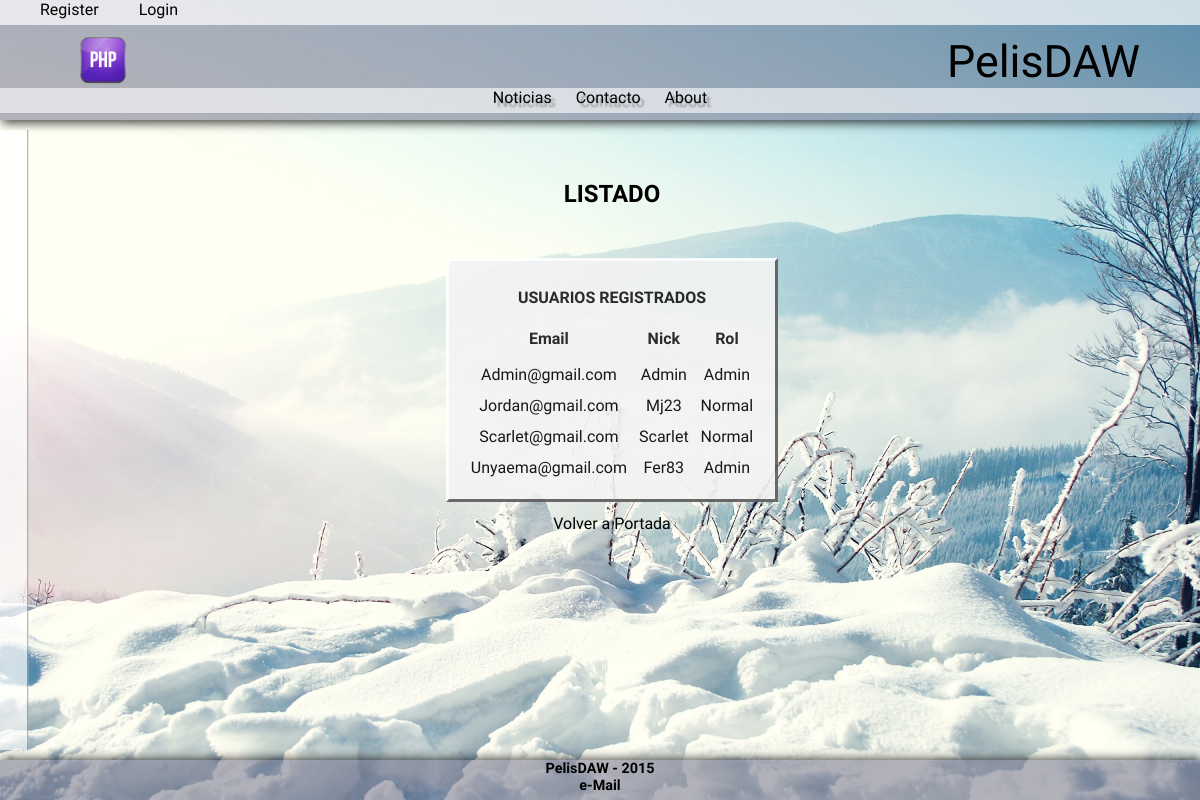
Screenshot of /listado.php with the database file from the repository.
### tables this page shows
CREATE TABLE `usuario` (
  `id_usuario` int(5) NOT NULL AUTO_INCREMENT,
  `nick` varchar(50) NOT NULL,
  `email` varchar(100) NOT NULL,
  `pass` varchar(100) NOT NULL,
  `rol` varchar(10) NOT NULL DEFAULT 'normal',
  PRIMARY KEY (`id_usuario`)
);

### listado.php (the view, shortened to what this page needs)
<?php
include "includes/cabecera.php";
?>
<h2>LISTADO</h2>
<table>
	<tr><th colspan="5">USUARIOS REGISTRADOS</th></tr>
	<tr>
		<th>Email</th>
		<th>Nick</th>
        <th>Rol</th>
	</tr>
<?php
$conex = conexion();
$consulta = "SELECT * FROM usuario";
$res = mysqli_query($conex, $consulta);
while($fila = mysqli_fetch_array($res)){
 ?>
        <tr>
            <td><?=ucwords(strtolower($fila["email"]))?></td>
            <td><?=ucwords(strtolower($fila["nick"]))?></td>
            <td><?=ucwords(strtolower($fila["rol"]))?></td>
        </tr>
        <?php
    }
?>
</table>
<p style="text-align:center;"><a href="index.php">Volver a Portada</a></p>
<?php
include "includes/pie.php";

### includes/style/estilo.css (style rules this page uses)
html { height: 100%; background: url("../img/fondo.jpg") no-repeat center center fixed; background-size: cover; }
body { font-family: 'Exo', sans-serif; text-align: justify; margin: 0; padding: 0; }
h2 { font-weight: 700; text-align: center; padding: 30px 30px; }
p { margin: inherit; padding: 12px 0 0 0; }
table { vertical-align: center; position: center; border: 3px solid; border-color: #FFFFFF #5C5B5B #5C5B5B #FFFFFF; background-color: #f3f3f3; text-align: left; padding: 15px; margin: auto; opacity: 0.9; }
th { opacity: 0.9; text-align: center; text-transform: capitalize; padding-bottom: 15px; padding: 10px; }
td { text-align: center; padding: 5px; }
a { display: block; text-decoration: none; font-size: 100%; margin: 0; padding: 0; }
a:link { color: black; }

### rows the page displays
usuario: email "Admin@gmail.com", nick "Admin", rol "Admin"
usuario: email "Jordan@gmail.com", nick "Mj23", rol "Normal"
usuario: email "Scarlet@gmail.com", nick "Scarlet", rol "Normal"
usuario: email "Unyaema@gmail.com", nick "Fer83", rol "Admin"
